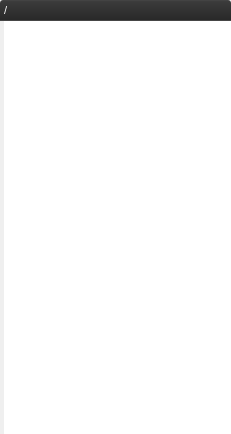
<?xml version="1.0" encoding="UTF-8"?>
<ui version="4.0">
 <class>Form</class>
 <widget class="QWidget" name="Form">
  <property name="geometry">
   <rect>
    <x>0</x>
    <y>0</y>
    <width>231</width>
    <height>434</height>
   </rect>
  </property>
  <property name="windowTitle">
   <string>File Browser</string>
  </property>
  <layout class="QGridLayout" name="gridLayout">
   <property name="margin">
    <number>0</number>
   </property>
   <property name="spacing">
    <number>0</number>
   </property>
   <item row="0" column="0">
    <widget class="QLineEdit" name="le_root">
     <property name="font">
      <font>
       <pointsize>8</pointsize>
      </font>
     </property>
     <property name="styleSheet">
      <string notr="true">background-color: qlineargradient(spread:pad, x1:1, y1:1, x2:1, y2:0, stop:0 rgba(32, 32, 32, 255), stop:0.0590909 rgba(41, 41, 41, 255), stop:0.922727 rgba(59, 59,59, 255), stop:1 rgba(71, 71, 71, 255));
color:white;
border:0px;
border-bottom:1px solid rgb(70,70,70);
padding:2px;
border-top-left-radius:3px;
border-top-right-radius:3px;</string>
     </property>
     <property name="text">
      <string>/</string>
     </property>
     <property name="placeholderText">
      <string>Enter Root Path</string>
     </property>
     <property name="class" stdset="0">
      <string/>
     </property>
    </widget>
   </item>
   <item row="1" column="0">
    <widget class="QTreeWidget" name="tr_dir">
     <property name="styleSheet">
      <string notr="true">QTreeWidget {
border-bottom-left-radius:5px;
border-bottom-right-radius:5px;
show-decoration-selected: 0;
padding-left:4px;
}
QTreeWidget::branch {  border-image: url(none.png); }

 QTreeWidget::branch:has-siblings:!adjoins-item {
     border-image: url(img/vline.png) 0;
 }
 QTreeWidget::branch:has-siblings:adjoins-item {
     border-image: url(img/branch-more.png) 0;
 }

 QTreeWidget::branch:!has-children:!has-siblings:adjoins-item {
     border-image: url(img/branch-end.png) 0;
 }</string>
     </property>
     <property name="frameShape">
      <enum>QFrame::NoFrame</enum>
     </property>
     <property name="indentation">
      <number>12</number>
     </property>
     <property name="rootIsDecorated">
      <bool>false</bool>
     </property>
     <property name="expandsOnDoubleClick">
      <bool>false</bool>
     </property>
     <property name="class" stdset="0">
      <string>pluginVertical</string>
     </property>
     <attribute name="headerVisible">
      <bool>false</bool>
     </attribute>
     <column>
      <property name="text">
       <string notr="true">1</string>
      </property>
     </column>
    </widget>
   </item>
  </layout>
 </widget>
 <resources/>
 <connections/>
</ui>
